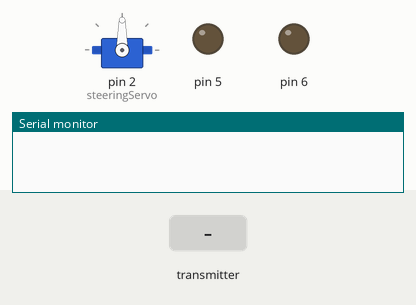
A sketch run on a simulated Arduino Uno, built with avr-gcc and run on an emulated ATmega328P. Shown: servo, output pins drawn as LEDs (lit = HIGH), the last lines printed to the serial monitor. The inputs (shaded band) are chosen by the test bench. No radio packets arrive unless stated.

Above: at 1.2 s.
1.3 s: the transmitter starts sending throttle = 0
At 2.1 s:
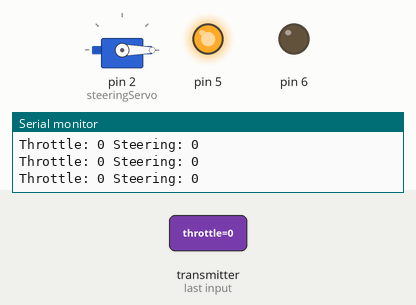
2.8 s: the transmitter starts sending steering = 1023
At 3.2 s:
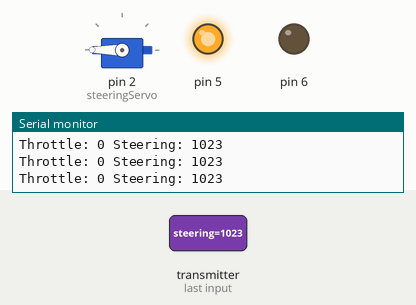
4.3 s: the transmitter starts sending throttle = 256
At 5.5 s:
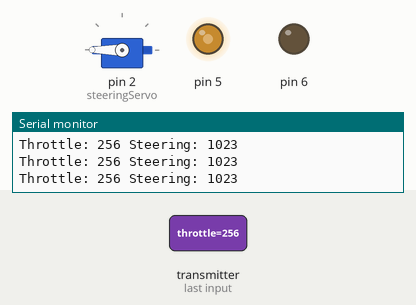
5.8 s: the transmitter starts sending steering = 0
At 6.7 s:
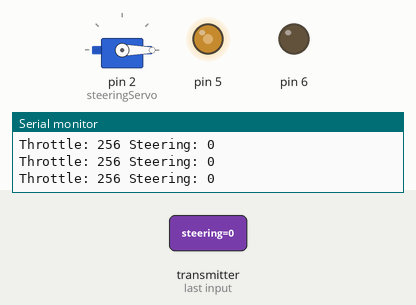
7.3 s: the transmitter starts sending throttle = 512
At 7.9 s:
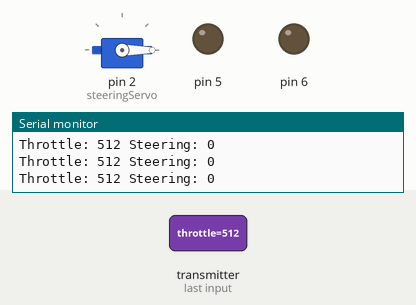
8.8 s: the transmitter starts sending throttle = 1023
At 10.2 s:
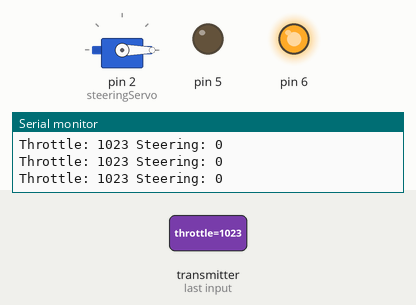
Timing chart, 0 to 11.3 s (numbered marks = the images above; inputs shaded):
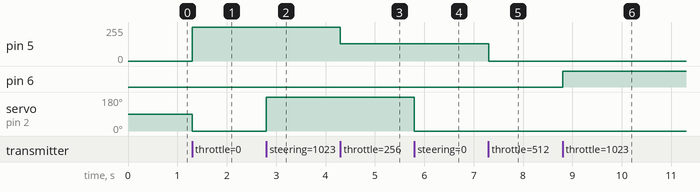

The sketch:

Airaavat_V1_RX.ino
```cpp
#include <SPI.h>
#include <RF24.h>
#include <Servo.h>

RF24 radio(9,10);

Servo steeringServo;

const byte address[6] = "00001";

struct Data
{
  int throttle;
  int steering;
};

Data data;

void setup()
{
  Serial.begin(9600);

  steeringServo.attach(2);

  radio.begin();
  radio.setPALevel(RF24_PA_LOW);
  radio.setDataRate(RF24_250KBPS);

  radio.openReadingPipe(0,address);
  radio.startListening();

  pinMode(5,OUTPUT);
  pinMode(6,OUTPUT);
}

void loop()
{
  if(radio.available())
  {
    radio.read(&data,sizeof(data));

    int servoAngle = map(data.steering,0,1023,0,180);
    steeringServo.write(servoAngle);

    int pwm = map(data.throttle,0,1023,-255,255);

    if(pwm>15)
    {
      analogWrite(6,pwm);
      analogWrite(5,0);
    }
    else if(pwm<-15)
    {
      analogWrite(6,0);
      analogWrite(5,-pwm);
    }
    else
    {
      analogWrite(6,0);
      analogWrite(5,0);
    }

    Serial.print("Throttle: ");
    Serial.print(data.throttle);

    Serial.print(" Steering: ");
    Serial.println(data.steering);
  }
}
```

Measured:
- after the input at 1.3 s, pin 5: 0/255 → 255/255 at once; servo on pin 2 (steeringServo): 90° → 0° at once
- after the input at 2.8 s, servo on pin 2 (steeringServo): 0° → 180° at once
- after the input at 4.3 s, pin 5: 255/255 → 128/255 at once
- after the input at 5.8 s, servo on pin 2 (steeringServo): 180° → 0° at once
- after the input at 7.3 s, pin 5: 128/255 → 0/255 at once
- after the input at 8.8 s, pin 6: LOW → HIGH at once
